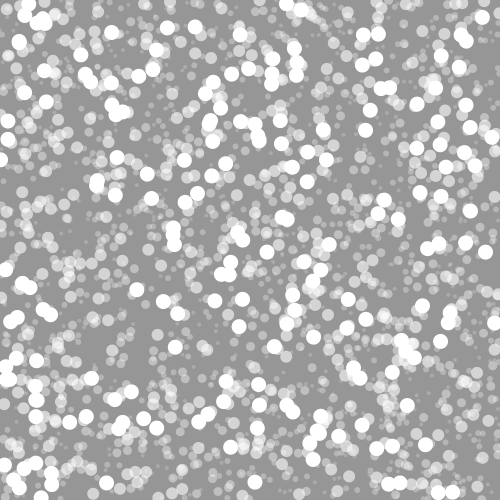
Frame 1 (no input)
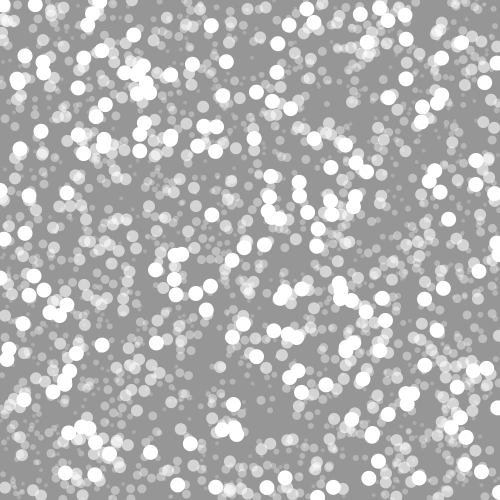
Frame 60 (the mouse pressed at the canvas centre just before this capture)
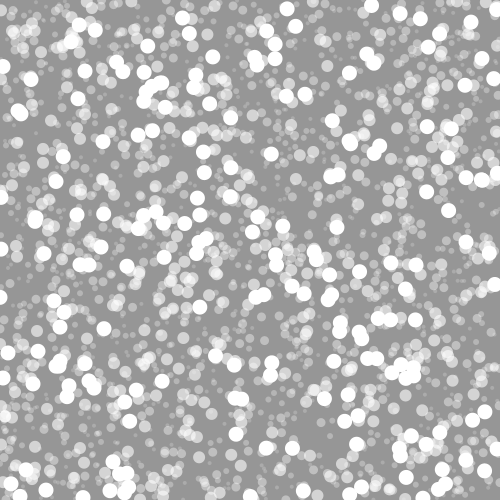
Frame 120 (the mouse held since frame 60 and released just before this capture)

The Processing sketch that drew these frames (run headless with seeded random() and noise(); from frame 60 on, the mouse is pressed at the canvas centre):

// Processing sketch: processing_42355
// ── processing_42355.pde

//moving balls
int numBalls = 200;
int numSnow = 400;
int numSnow2 =600;
Ball[] myBalls = new Ball[numBalls];
Ball[] snow = new Ball[numSnow];
Ball[] snow2 = new Ball[numSnow2];
Ball[] snow3 = new Ball[numSnow2];
Ball[] snow4 = new Ball[600];
//Ball myBall;
//Ball myBall2;


void setup()
//size first!
{  
  size(500, 500);
  smooth();
  noStroke();
  
  //population
  for(int i = 0; i < numBalls; i++)
  {
    myBalls[i] = new Ball();
    myBalls[i].myDiameter = 15;
    myBalls[i].x = random(0,width);
    myBalls[i].y = random(0, height);
    myBalls[i].speedY = random(0, 3);
    myBalls[i].a = 255;
 }
 for(int i = 0; i < numSnow; i++)
    {
      snow[i] = new Ball();  
     snow[i].x = random(0, width);
     snow[i].y = random(0,height);
     snow[i].myDiameter = 12;
     snow[i].speedY = random(0, 2);
     snow[i].a = 150;
    }
 
 for(int i = 0; i < numSnow2; i++)
    {
      snow2[i] = new Ball();  
     snow2[i].x = random(0, width);
     snow2[i].y = random(0,height);
     snow2[i].myDiameter = 9;
     snow2[i].speedY = random(0, 1);
     snow2[i].a = 100;

    }
   for(int i = 0; i < numSnow2; i++)
    {
      snow3[i] = new Ball();  
     snow3[i].x = random(0, width);
     snow3[i].y = random(0,height);
     snow3[i].myDiameter = 6;
     snow3[i].speedY = random(0, .5);
     snow3[i].a = 75;

    }
     for(int i = 0; i < 600; i++)
    {
      snow4[i] = new Ball();  
     snow4[i].x = random(0, width);
     snow4[i].y = random(0,height);
     snow4[i].myDiameter = 4;
     snow4[i].speedY = random(0, .3);
     snow4[i].a = 50;

    }
  
  
  //create a new instance
//  myBall = new Ball();
//  myBall.x = 10;
//  myBall.y = 10;
//  myBall2 = new Ball();
//  myBall2.b = 0;
//  myBall2.g = 0;
//  myBall2.speedX = .5;
//  myBall2.x = 100;
//  myBall2.y = 100;
//  myBall2.myDiameter = 25;
  
}

void draw()
{
 background(150);
   for(int i = 0; i < numBalls; i++)
   {
     myBalls[i].update();
   }
   for(int i = 0; i < numSnow; i++)
   {
     snow[i].update();
   }
   for(int i = 0; i < numSnow2; i++)
   {
     snow2[i].update();
   }
   for(int i = 0; i < numSnow2; i++)
   {
     snow3[i].update();
   }
   for(int i = 0; i < 600; i++)
   {
     snow4[i].update();
   }

 //myBalls.update();
// myBall.update();
// myBall2.update();
}


//create class

class Ball
{
  //properties
  int myDiameter = 10;
  float x        = 250;
  float y        = 0;
  float speedX = 1;
  float speedY = 3;
  int r = 255;
  int g = 255;
  int b = 255;
  int a = 0;
  
  //method
  void update()
  {  fill(r, g, b, a);
     ellipse(x,y, myDiameter, myDiameter);
     //accelerate
     //speedX +=.1;
     x+=speedX;
     y+=speedY;
     if(y>height)
     {
      y = 0;
     x= random(0, 500); 
     }
     if(x>width)
     {
     x = 0;
     }
  }
}                           
